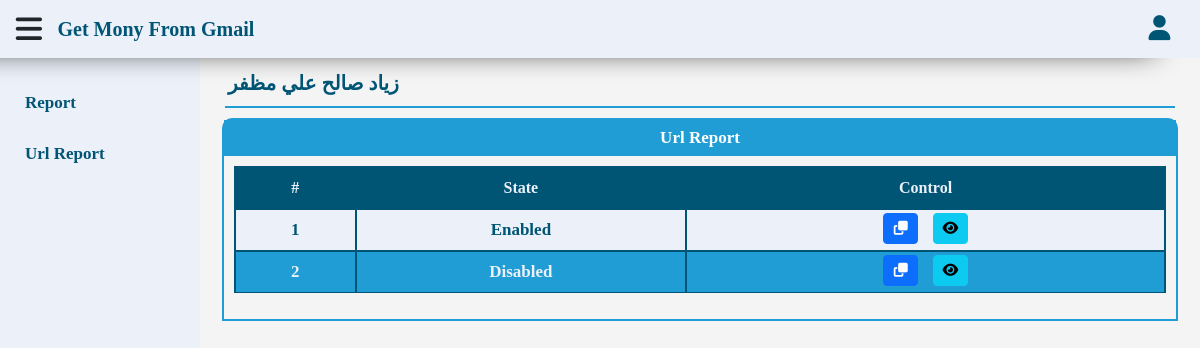
The app's page /gmr/report.php?Page=Url (signed in) with its own data.
### tables this page shows
CREATE TABLE `users` (
  `id` int(11) NOT NULL,
  `username` text NOT NULL,
  `pass` text NOT NULL,
  `phone` text NOT NULL,
  `main_email` varchar(255) NOT NULL,
  `email` text NOT NULL,
  `us_date` timestamp NOT NULL DEFAULT current_timestamp(),
  `active` int(1) NOT NULL DEFAULT 1,
  `type` int(1) NOT NULL DEFAULT 2
);

CREATE TABLE `url_transactions` (
  `id` int(11) NOT NULL,
  `username` text NOT NULL,
  `phone` text NOT NULL,
  `customer` text NOT NULL,
  `ut_url` varchar(255) NOT NULL,
  `ut_state` int(1) NOT NULL DEFAULT 0,
  `checked` tinyint(1) NOT NULL DEFAULT 0,
  `ut_date` timestamp NOT NULL DEFAULT current_timestamp(),
  `email_name` text NOT NULL
);

### gmr/function.php (called while the page is built, shortened)
<?php
function filterPage() {
    if (isset($_GET['Page']) && !empty($_GET['Page'])) {
        return filter_var($_GET['Page'], FILTER_SANITIZE_STRING);
    }
}
function getItem($table, $value, $where, $select) {
    global $con;
    $statment = $con->prepare("SELECT * FROM $table WHERE $where");
    $statment->execute(array($value));
    $fetch = $statment->fetch();
    return $fetch[$select];
}
function getData ($table, $where = '1 = 1', $value = null, $by = 'id', $order = 'DESC', $limit = null) {
    global $con;
    $statment = $con->prepare("SELECT * FROM $table WHERE $where ORDER BY $by $order $limit");
    $statment->execute($value);
    return $statment->fetchAll();
}
function printName($number) {
    if ($number == 1) {
        return 'Enabled';
    } else {
        return 'Disabled';
    }
}

### gmr/inc/page/report/url.php (the view, shortened to what this page needs)
<div class="content">
    <nav class="navbar navbar-expand-lg">
        <a class="navbar-brand">
            <span>
                <?php echo getItem('users', $_SESSION['foursan'], 'username = ?', 'username') ?>
            </span>
        </a>
    </nav>
    <div class="container">
        <div class="panel">
            <div class="panel-heading">
                <?php echo $pageTitle ?>
            </div>
            <div class="panel-body">
                <div class="table-responsive">
                    <table class="table">
                <thead>
                    <tr>
                        <th scope="col">#</th>
                        <th scope="col">State</th>
                        <th scope="col">Control</th>
                    </tr>
                </thead>
                <tbody>
                    <?php $i = 1; foreach (getData('url_transactions','username=?',array($_SESSION['foursan'])) as $all) { ?>
                    <tr>
                        <td><?php echo $i ?></td>
                        <td><?php echo printName($all['ut_state']) ?></td>
                        <td>
                            <a
                                href="#"
                                class="btn btn-primary btn-sm copy"
                                data-clipboard-action="copy"
                                data-clipboard-target="#foo<?php echo $all['id']?>">
                                <i class="fa fa-copy fa-fw"></i>
                            </a>
                            <a href="<?php echo $all['ut_url'] ?>" class="btn btn-info btn-sm" target="_blank">
                                <i class="fa fa-eye fa-fw"></i>
                            </a>
                        </td>
                    </tr>
                    <?php $i++; } ?>
                </tbody>
                    </table>
                </div>
            </div>
        </div>
    </div>
</div>

### gmr/lay/css/style.css (style rules this page uses)
:root { --background: #ebf0f9; --primary: white; --secondry: #005575; --third: #219dd5; }
* { box-sizing: border-box; font-family: 'Cairo'; }
body { background-color: #f4f4f4; }
a { text-decoration: none; }
.content { position: relative; top: 50px; left: 200px; width: calc(100% - 200px); transition: .3s; padding: 10px; }
.navbar { border-bottom: 2px solid var(--third); margin: 0 15px 10px; padding: 3px; }
.navbar .navbar-brand { color: var(--secondry); font-weight: bold; font-size: 20px; margin: 0; }
.panel { border: 2px solid var(--third); margin-bottom: 10px; border-radius: 10px 10px 0 0; }
.panel .panel-heading { padding: 5px; font-size: 17px; font-weight: bold; background-color: var(--third); color: var(--primary); text-align: center; }
.panel .panel-body { padding: 10px; }
table thead { background-color: var(--secondry); color: var(--background); }
table tbody tr { color: var(--secondry); font-size: 17px; }
table tbody tr td { padding: 3px !important; font-weight: bold; }
table tbody tr:nth-child(odd) { background-color: var(--background); color: var(--secondry); }
table tbody tr:nth-child(even) { background-color: var(--third); color: var(--background); }
table th, table td { border: 2px solid var(--secondry); vertical-align: middle; text-align: center; }
table td a { display: block; margin: 0 5px 3px; }

### records on screen
users: username "زياد صالح علي مظفر"
url_transactions: ut_state "Enabled"
url_transactions: ut_state "Disabled"

### other values on screen
$pageTitle "Url Report"
